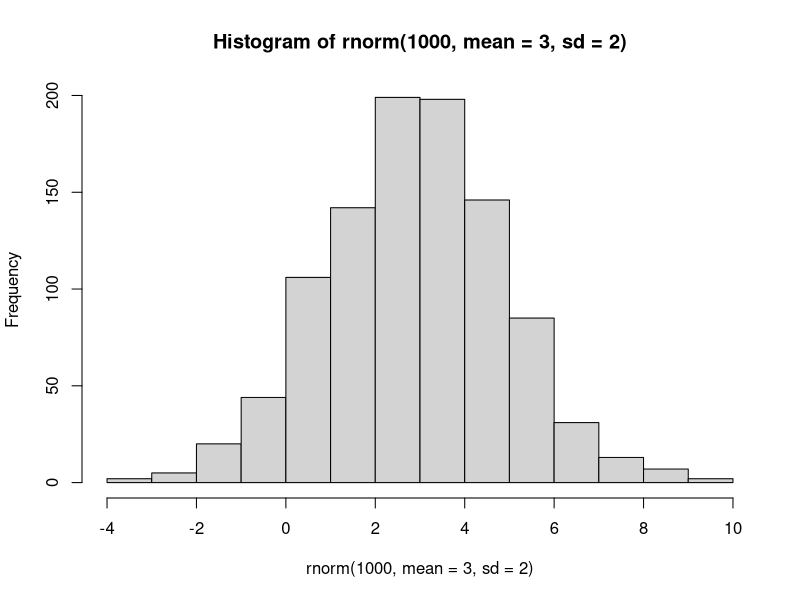
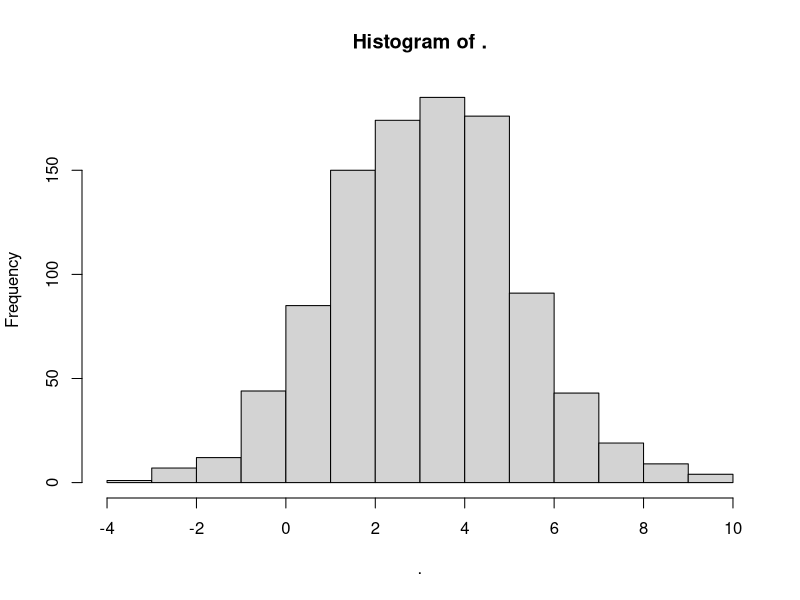
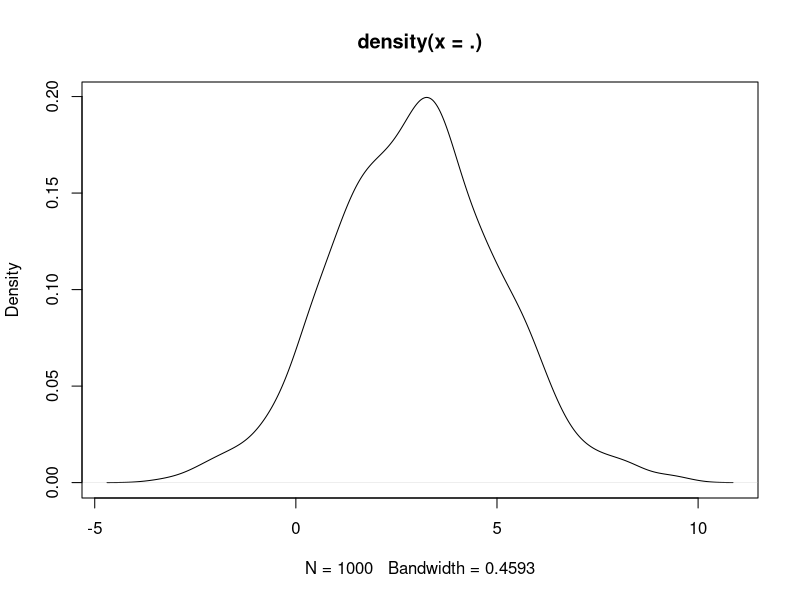
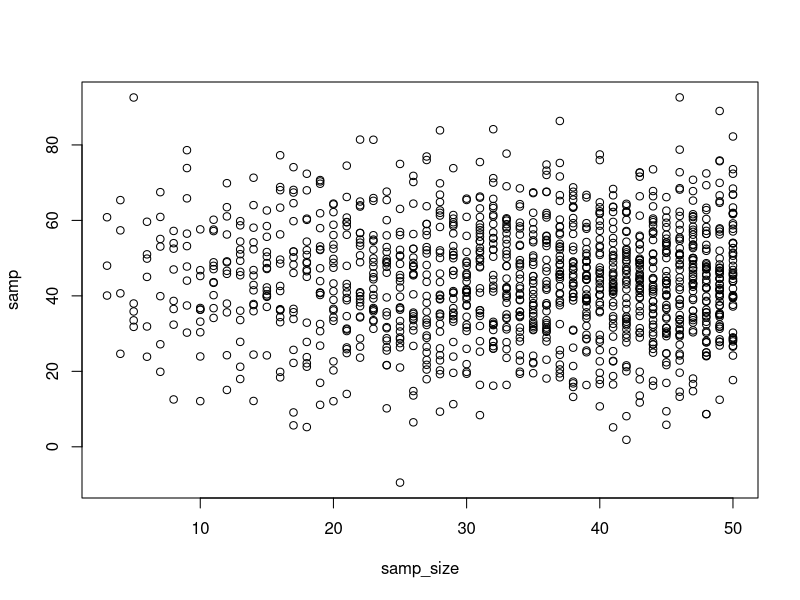
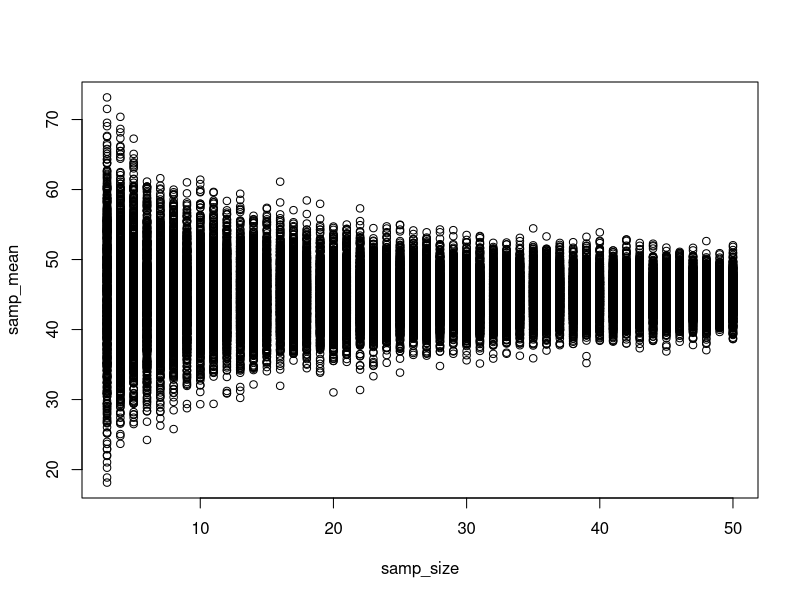

R code for these plots, in order:
#'---------HEADER---------
#'@title Simularion of Sampling to answer...
#'HOW BIG SHOULD MY SAMPLE SIZE BE?!?
#'@author Nina McDonnell
#'@Date 9/24/20

#libraries for this code
library(dplyr)
library(purrr)

#Random numver generation ####
#draw from normal pop
rnorm(n=5, mean=3, sd=2)
hist(rnorm(1000, mean =3, sd=2))

#doing same/similar things with pipes...
rnorm(n=1000, mean=3, sd=2) %>% 
  hist()

rnorm(1000, mean=3, sd=2) %>% 
  density() %>% 
  plot()

#pseudo-randomness

#if using set seed to make simulation results replicable, try many different seeds to make sure they all produce the same results (or else, dont put them in the code at all). 
set.seed(607) 
rnorm(n=5, mean=5, sd=2)

#simulate flipping coin- binomial
#how many heads do we get if we flip an unbiased coin 10 times
rbinom(1, prob=0.5, size = 10) #one flip

#repeat the 10 flips 100 times (100 trials)
rbinom(100, prob=0.5, size = 10) #one flip

# equal probability of any number in a range
runif(50, min=-5, max=5)

#random whole numbers
runif(50, min=-5, max=5) %>% 
  round()

#assuming we have intuition about population, lets sample!

#'Steps:
#'Assume some pop parameters
#'Create a data frame with a variety of plausible sample sizes/properties
#'For each sample size (set of params)...
#'Replicate calculating estimated parameters from a random draw of some # of times

#our assumptions
mean_pop <- 45 #45 inches seems like about average fish size
sd_pop <- 15 #most fish you see fall between 30 and 60 inches

#Lets set up our sim
#What sample sizes do we need?

samp_sim <- data.frame(samp_size=3:50)

#NOW we need to do some simulations
#if we just wanted random draws...
samp_sim_one_replicate <- samp_sim %>% 
  rowwise(samp_size) %>% #group by row number
  summarize(samp=rnorm(samp_size, mean=mean_pop, sd=sd_pop))

head(samp_sim_one_replicate)
plot(samp~samp_size, data= samp_sim_one_replicate)

#this is great, but we want to estimate the mean at each sample size some huge number of times - 1000
samp_sim_means <- samp_sim %>% 
  rowwise(samp_size) %>% #group by row number
  summarize(samp_mean= replicate(1000,
              rnorm(samp_size, mean=mean_pop, sd=sd_pop) %>% 
              mean()))
      
head(samp_sim_means)
plot(samp_mean~samp_size, data=samp_sim_means)
 #WOW!!!


#Lets get simulated means and SD to exaimine sample size

#'Steps:
#'Assume some pop parameters
#'Create a data frame with a variety of plausible sample sizes/properties
#'For each sample size (set of params)...
#'Replicate calculating estimated parameters from a random draw of some # of times

#Step 1
mean_pop <- 45
sd_pop <- 15

#step 2
sim_results <- data.frame(samp_size=3:30) %>% 
  #for each samp size (set of params)...
  rowwise(samp_size) %>% 
  #replicate calculating estimates params from a random draw for some number of times
  summarize(samp_mean=replicate(100,
                                mean(rnorm(samp_size, mean_pop, sd_pop))),
            samp_sd= replicate (100,
                                mean(rnorm(samp_size, mean_pop, sd_pop))))
sim_results



# I replicated 100 simulations twice. Annoying!
# What if I only did it once, and made a DF for each sim
# Create a data frame with a variety of plausible sample sizes/properties
sim_results <- data.frame(samp_size = 3:30) %>%
  # For each sample size (set of params)...
  rowwise(samp_size) %>%
  
  # Replicate calculating estimated parameters 
  # from a random draw 
  # some # of times
  summarize(map_df(1:100,
                   ~data.frame(sim = .x,
                               samp_mean =  mean(rnorm(samp_size, mean_pop,sd_pop)),
                               samp_sd =  sd(rnorm(samp_size, mean_pop,sd_pop)))))

sim_results


#faded example 1. simulate

#Some preperatory material
set.seed(42)
mean_pop <- 10
sd_pop <- 3
nsim <- 100
sampSim <- data.frame(samp_size = 3:50)

#(place coursor on top line/object (ex. "sampSim") to see results)
sampSim %>% 
  rowwise(samp_size) %>% 
  summarize(samp_mean = 
              replicate(nsim,
                        rnorm(samp_size, mean_pop, sd_pop) %>% mean()))
#faded example 2. simulate median
samp_sim %>% 
  rowwise(samp_size) %>%
  summarize(samp_median = replicate(nsim, 
                                  rnorm(samp_size, mean_pop,sd_pop) %>% median()))

#faded example 3. iqr
samp_sim %>% 
  rowwise(samp_size) %>%
  summarize(samp_iqr = 
              replicate(nsim, 
                        rnorm(samp_size, mean_pop,sd_pop) %>% IQR()))
